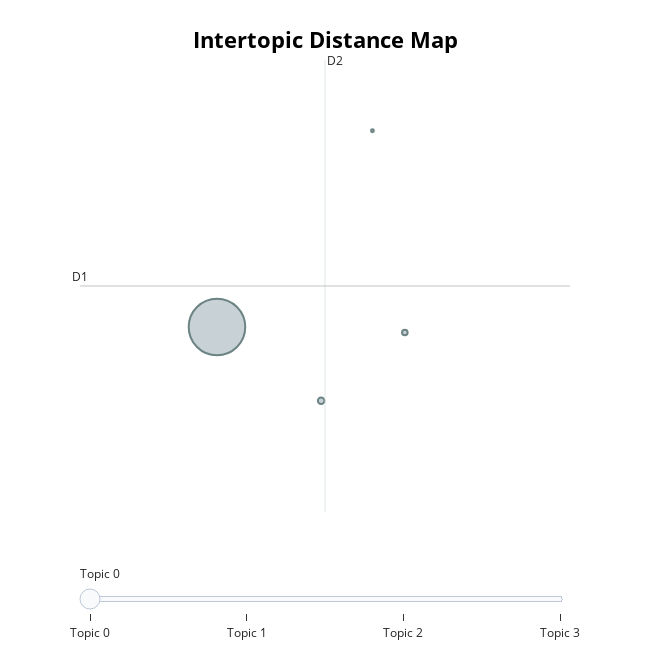

The notebook cell saved with this chart:
### Code cell
model.visualize_topics()

### Figure 1 — Plotly figure (JSON) as saved in the notebook; plotly's stock layout.template omitted (floating-point values rounded to 4 significant figures)
{"data": [{"customdata": [[0, "flight | usairways | cancelled | get | thanks", 8462], [1, "refund | merger | usairways | get | claim", 113], [2, "twitter | social | tweet | media | tweets", 83], [3, "classic | the |  |  | ", 21]], "hovertemplate": "<b>Topic %{customdata[0]}</b><br>%{customdata[1]}<br>Size: %{customdata[2]}", "legendgroup": "", "marker": {"color": "#B0BEC5", "line": {"color": "DarkSlateGrey", "width": 2}, "size": [8462, 113, 83, 21], "sizemode": "area", "sizeref": 5.289, "symbol": "circle"}, "mode": "markers", "name": "", "orientation": "v", "showlegend": false, "type": "scatter", "x": [5.404, 6.02, 6.515, 6.324], "xaxis": "x", "y": [-6.838, -7.593, -6.894, -4.828], "yaxis": "y"}], "layout": {"annotations": [{"showarrow": false, "text": "D1", "x": 4.593, "y": -6.417, "yshift": 10}, {"showarrow": false, "text": "D2", "x": 6.043, "xshift": 10, "y": -4.103}], "height": 650, "hoverlabel": {"bgcolor": "white", "font": {"family": "Rockwell", "size": 16}}, "legend": {"itemsizing": "constant", "tracegroupgap": 0}, "margin": {"t": 60}, "shapes": [{"line": {"color": "#CFD8DC", "width": 2}, "type": "line", "x0": 6.043, "x1": 6.043, "y0": -8.731, "y1": -4.103}, {"line": {"color": "#9E9E9E", "width": 2}, "type": "line", "x0": 4.593, "x1": 7.493, "y0": -6.417, "y1": -6.417}], "sliders": [{"active": 0, "pad": {"t": 50}, "steps": [{"args": [{"marker.color": [["red", "#B0BEC5", "#B0BEC5", "#B0BEC5"]]}], "label": "Topic 0", "method": "update"}, {"args": [{"marker.color": [["#B0BEC5", "red", "#B0BEC5", "#B0BEC5"]]}], "label": "Topic 1", "method": "update"}, {"args": [{"marker.color": [["#B0BEC5", "#B0BEC5", "red", "#B0BEC5"]]}], "label": "Topic 2", "method": "update"}, {"args": [{"marker.color": [["#B0BEC5", "#B0BEC5", "#B0BEC5", "red"]]}], "label": "Topic 3", "method": "update"}]}], "title": {"font": {"color": "Black", "size": 22}, "text": "<b>Intertopic Distance Map</b>", "x": 0.5, "xanchor": "center", "y": 0.95, "yanchor": "top"}, "width": 650, "xaxis": {"anchor": "y", "domain": [0, 1], "range": [4.593, 7.493], "title": {"text": ""}, "visible": false}, "yaxis": {"anchor": "x", "domain": [0, 1], "range": [-8.731, -4.103], "title": {"text": ""}, "visible": false}}}
